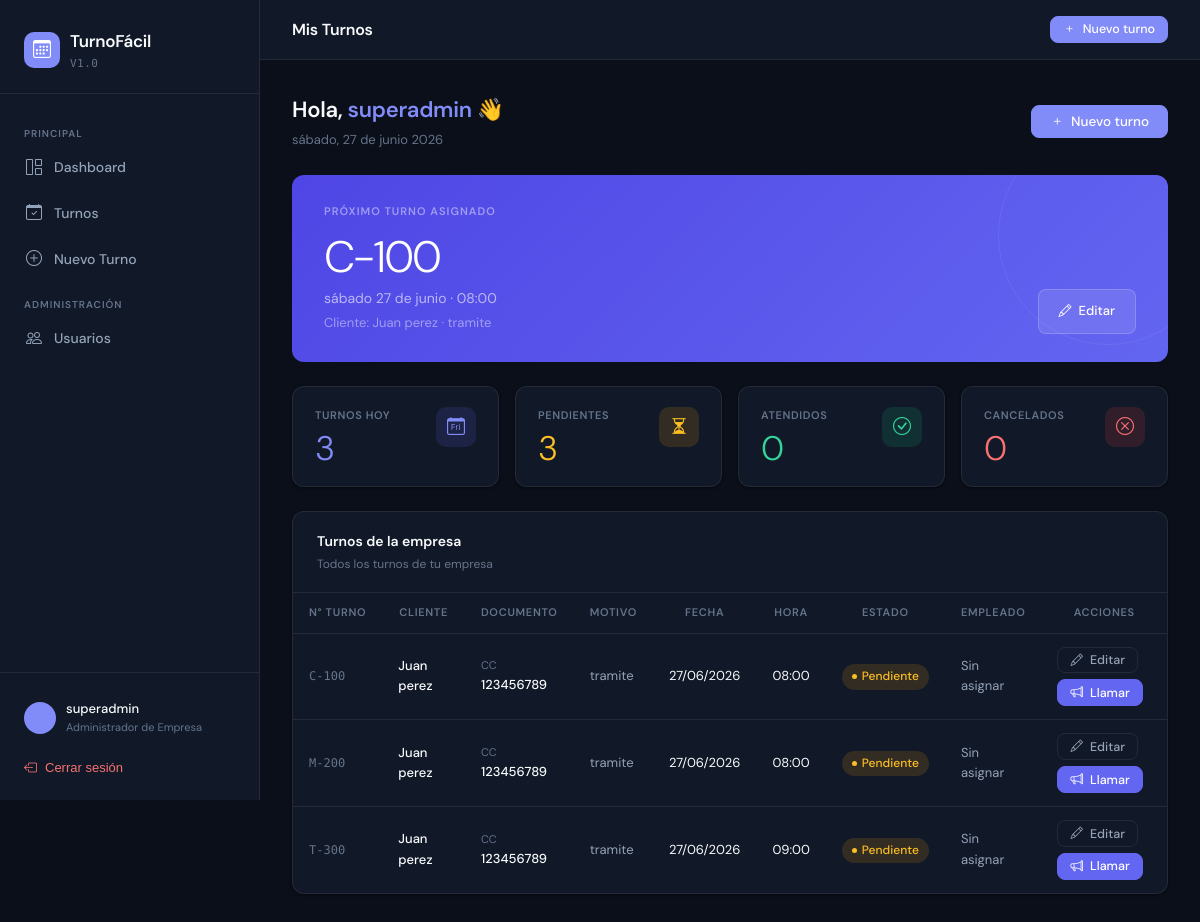
Page /empleado/ (signed in) on the committed database.
### core/models.py (models this page shows, shortened)
class Usuario(AbstractUser):
    ROL_CHOICES = [
        ('admin',    'Administrador de Empresa'),
        ('empleado', 'Empleado'),
        ('cliente',  'Cliente'),
    ]
    email = models.EmailField(unique=True)
    rol = models.CharField(max_length=20, choices=ROL_CHOICES, default='cliente')
    company = models.ForeignKey(
        Company,
        on_delete=models.CASCADE,
        null=True,
        blank=True,
        related_name='usuarios',
        verbose_name="Empresa"
    )
    tipo_documento = models.CharField(max_length=20, blank=True, null=True)
    numero_documento = models.CharField(max_length=30, blank=True, null=True)
    class Meta:
        verbose_name = 'Usuario'
        verbose_name_plural = 'Usuarios'
        indexes = [
            models.Index(fields=['company', 'id']),
        ]

class Turno(models.Model):
    ESTADO_CHOICES = [
        ('Pendiente', 'Pendiente'),
        ('Atendido',  'Atendido'),
        ('Cancelado', 'Cancelado'),
    ]
    numero_turno = models.CharField(max_length=20, unique=True, blank=True)
    company = models.ForeignKey(
        Company,
        on_delete=models.CASCADE,
        related_name='turnos',
        verbose_name="Empresa"
    )
    cliente = models.ForeignKey(
        Usuario,
        on_delete=models.CASCADE,
        related_name='turnos_como_cliente'
    )
    empleado = models.ForeignKey(
        Usuario,
        on_delete=models.SET_NULL,
        null=True,
        blank=True,
        related_name='turnos_como_empleado'
    )
    tipo_documento = models.CharField(max_length=20)
    numero_documento = models.CharField(max_length=30)
    motivo = models.CharField(max_length=200)
    fecha = models.DateField()
    hora = models.CharField(max_length=5)
    estado = models.CharField(max_length=20, choices=ESTADO_CHOICES, default='Pendiente')
    llamado = models.BooleanField(default=False)
    llamado_en = models.DateTimeField(null=True, blank=True)
    creado_en = models.DateTimeField(auto_now_add=True)
    actualizado_en = models.DateTimeField(auto_now=True)
    class Meta:
        verbose_name = 'Turno'
        verbose_name_plural = 'Turnos'
        indexes = [
            models.Index(fields=['company', 'fecha']),
        ]

### core/views.py (the view)
# urls.py: path('empleado/', views.empleado_panel, name='empleado_panel'),
@login_requerido
@solo_empleado
def empleado_panel(request):
    user  = request.user
    turnos = secure_tenant_filter(user, Turno).select_related('cliente', 'empleado').order_by('fecha', 'hora')
    pendientes    = turnos.filter(estado='Pendiente').count()
    atendidos     = turnos.filter(estado='Atendido').count()
    cancelados    = turnos.filter(estado='Cancelado').count()
    hoy_local     = timezone.localtime(timezone.now()).date()
    turnos_hoy    = turnos.filter(fecha=hoy_local).count()
    proximo_turno = turnos.filter(
        estado='Pendiente',
        fecha__gte=hoy_local
    ).order_by('fecha', 'hora').first()
    return render(request, 'empleado/panel.html', {
        'turnos':        turnos,
        'pendientes':    pendientes,
        'atendidos':     atendidos,
        'cancelados':    cancelados,
        'turnos_hoy':    turnos_hoy,
        'proximo_turno': proximo_turno,
    })

### core/context_processors.py (called while the page is built)
def now_processor(request):
    return {'now': timezone.localtime(timezone.now())}

### core/views.py (called while the page is built, shortened)
def secure_tenant_filter(user, queryset_or_model):
    if user.is_superuser:
        if isinstance(queryset_or_model, type):
            return queryset_or_model.objects.all()
        return queryset_or_model

### templates/empleado/panel.html (shortened to what this page needs)
{% extends 'base.html' %}
{% block page_title %}Mis Turnos{% endblock %}
{% block content %}
<div style="display:flex;align-items:center;justify-content:space-between;flex-wrap:wrap;gap:12px;margin-bottom:24px;">
    <div>
        <div style="font-size:22px;font-weight:600;letter-spacing:-.3px;">
            Hola, <span style="color:var(--accent);">{{ user.first_name|default:user.username }}</span> 👋
        </div>
        <div style="font-size:13px;color:var(--text-muted);margin-top:3px;">{{ now|date:"l, d \d\e F Y" }}</div>
    </div>
    <a href="{% url 'turno_crear' %}" class="btn btn-primary"><i class="bi bi-plus"></i> Nuevo turno</a>
</div>
{% if proximo_turno %}
<div style="background:linear-gradient(135deg,#4f46e5,#6366f1);border-radius:var(--radius);padding:28px 32px;color:#fff;margin-bottom:24px;position:relative;overflow:hidden;">
    <div style="position:absolute;right:-50px;top:-50px;width:220px;height:220px;border-radius:50%;border:1px solid rgba(255,255,255,.07);pointer-events:none;"></div>
    <div style="position:relative;z-index:1;">
        <div style="font-size:11px;font-weight:600;text-transform:uppercase;letter-spacing:1px;color:rgba(255,255,255,.45);margin-bottom:14px;">Próximo turno asignado</div>
        <div style="display:flex;align-items:flex-end;justify-content:space-between;flex-wrap:wrap;gap:16px;">
            <div>
                <div style="font-size:44px;font-weight:300;letter-spacing:-2px;line-height:1;">{{ proximo_turno.numero_turno }}</div>
                <div style="font-size:14px;color:rgba(255,255,255,.6);margin-top:8px;">
                    {{ proximo_turno.fecha|date:"l d \d\e F" }} · {{ proximo_turno.hora }}
                </div>
                <div style="font-size:13px;color:rgba(255,255,255,.45);margin-top:4px;">
                    Cliente: {{ proximo_turno.cliente.get_full_name }}
                    {% if proximo_turno.motivo %} · {{ proximo_turno.motivo }}{% endif %}
                </div>
            </div>
            <a href="{% url 'turno_editar' proximo_turno.pk %}" style="display:inline-flex;align-items:center;gap:7px;padding:11px 20px;background:rgba(255,255,255,.1);color:#fff;border-radius:var(--radius-sm);font-size:13px;font-weight:500;text-decoration:none;border:1px solid rgba(255,255,255,.18);">
                <i class="bi bi-pencil"></i> Editar
            </a>
        </div>
    </div>
</div>
{% endif %}
<div class="grid-4" style="margin-bottom:24px;">
    <div class="stat-card">
        <div><div class="stat-label">Turnos hoy</div><div class="stat-value" style="color:var(--accent);">{{ turnos_hoy }}</div></div>
        <div class="stat-icon" style="background:var(--accent-light);color:var(--accent);"><i class="bi bi-calendar-day"></i></div>
    </div>
    <div class="stat-card">
        <div><div class="stat-label">Pendientes</div><div class="stat-value" style="color:var(--warning);">{{ pendientes }}</div></div>
        <div class="stat-icon" style="background:var(--warning-light);color:var(--warning);"><i class="bi bi-hourglass-split"></i></div>
    </div>
    <div class="stat-card">
        <div><div class="stat-label">Atendidos</div><div class="stat-value" style="color:var(--success);">{{ atendidos }}</div></div>
        <div class="stat-icon" style="background:var(--success-light);color:var(--success);"><i class="bi bi-check-circle"></i></div>
    </div>
    <div class="stat-card">
        <div><div class="stat-label">Cancelados</div><div class="stat-value" style="color:var(--danger);">{{ cancelados }}</div></div>
        <div class="stat-icon" style="background:var(--danger-light);color:var(--danger);"><i class="bi bi-x-circle"></i></div>
    </div>
</div>
<div class="card">
    <div style="padding:18px 24px;border-bottom:1px solid var(--border);">
        <div style="font-size:14px;font-weight:600;">Turnos de la empresa</div>
        <div style="font-size:12px;color:var(--text-muted);margin-top:2px;">Todos los turnos de tu empresa</div>
    </div>
    <div class="table-wrap">
        <table>
            <thead>
                <tr><th>N° Turno</th><th>Cliente</th><th>Documento</th><th>Motivo</th><th>Fecha</th><th>Hora</th><th>Estado</th><th>Empleado</th><th>Acciones</th></tr>
            </thead>
            <tbody>
                {% for turno in turnos %}
                <tr>
                    <td style="font-family:'DM Mono',monospace;font-size:12px;color:var(--text-muted);">{{ turno.numero_turno }}</td>
                    <td style="font-weight:500;font-size:13px;">{{ turno.cliente.get_full_name }}</td>
                    <td>
                        <div style="font-size:11px;color:var(--text-muted);">{{ turno.tipo_documento }}</div>
                        <div style="font-size:13px;font-weight:500;">{{ turno.numero_documento }}</div>
                    </td>
                    <td style="font-size:13px;color:var(--text-secondary);">{{ turno.motivo|default:"—" }}</td>
                    <td style="font-size:13px;">{{ turno.fecha|date:"d/m/Y" }}</td>
                    <td style="font-size:13px;">{{ turno.hora }}</td>
                    <td><span class="badge badge-{% if turno.estado == 'Pendiente' %}warning{% elif turno.estado == 'Atendido' %}success{% else %}danger{% endif %}">{{ turno.estado }}</span></td>
                    <td style="font-size:13px;color:var(--text-secondary);">{{ turno.empleado.get_full_name|default:"Sin asignar" }}</td>
                    <td>
                        <div style="display:flex;gap:6px;flex-wrap:wrap;">
                            <a href="{% url 'turno_editar' turno.pk %}" class="btn btn-secondary btn-sm"><i class="bi bi-pencil"></i> Editar</a>
                            {% if turno.estado == 'Pendiente' %}
                            <button data-pk="{{ turno.pk }}" data-numero="{{ turno.numero_turno }}"
                                onclick="llamarTurno(this.dataset.pk, this.dataset.numero)"
                                class="btn btn-sm" style="background:#6366f1;color:#fff;border-color:#6366f1;">
                                <i class="bi bi-megaphone"></i> Llamar
                            </button>
                            {% endif %}
                        </div>
                    </td>
                </tr>
                {% empty %}
                <tr><td colspan="8" style="text-align:center;padding:48px;color:var(--text-muted);">No tienes turnos asignados aún.</td></tr>
                {% endfor %}
            </tbody>
        </table>
    </div>
</div>
{% endblock %}

### templates/base.html (shortened to what this page needs)
<!DOCTYPE html>
<html lang="es">
<head>
    <link rel="stylesheet" href="https://cdn.jsdelivr.net/npm/bootstrap-icons@1.11.3/font/bootstrap-icons.min.css">
</head>
<body>
<aside class="sidebar" id="sidebar">
    <div class="sidebar-logo">
        <a href="{% if user.is_superuser or user.rol == 'admin' %}{% url 'dashboard' %}{% elif user.rol == 'empleado' %}{% url 'empleado_panel' %}{% else %}{% url 'cliente_panel' %}{% endif %}" class="brand">
            <div class="brand-icon"><i class="bi bi-calendar3"></i></div>
            <div>
                <div class="brand-name">TurnoFácil</div>
                <div class="brand-sub">v1.0</div>
            </div>
        </a>
    </div>
    <nav class="sidebar-nav">
        <div class="nav-section-label">Principal</div>
        {% if user.rol == 'admin' %}
        <a href="{% url 'dashboard' %}" class="nav-item {% if request.resolver_match.url_name == 'dashboard' %}active{% endif %}">
            <i class="bi bi-grid-1x2"></i> Dashboard
        </a>
        <a href="{% url 'turnos_lista' %}" class="nav-item {% if 'turno' in request.resolver_match.url_name %}active{% endif %}">
            <i class="bi bi-calendar-check"></i> Turnos
        </a>
        <a href="{% url 'turno_crear' %}" class="nav-item {% if request.resolver_match.url_name == 'turno_crear' %}active{% endif %}">
            <i class="bi bi-plus-circle"></i> Nuevo Turno
        </a>
        <div class="nav-section-label">Administración</div>
        <a href="{% url 'usuarios_lista' %}" class="nav-item {% if 'usuario' in request.resolver_match.url_name %}active{% endif %}">
            <i class="bi bi-people"></i> Usuarios
        </a>
        {% endif %}
    </nav>
    <div class="sidebar-footer">
        <a href="{% url 'editar_perfil' %}" class="user-card">
            <div class="user-avatar">{{ user.first_name|first|upper }}{{ user.last_name|first|upper }}</div>
            <div>
                <div class="user-name">{{ user.get_full_name|default:user.username }}</div>
                <div class="user-role">{{ user.get_rol_display }}</div>
            </div>
        </a>
        <form method="POST" action="{% url 'logout' %}">
            <button type="submit" class="logout-btn">
                <i class="bi bi-box-arrow-left"></i> Cerrar sesión
            </button>
        </form>
    </div>
</aside>
<div class="main-wrap">
    <header class="topbar">
        <div style="display:flex;align-items:center;gap:12px;">
            <span class="topbar-title">{% block page_title %}Dashboard{% endblock %}</span>
        </div>
        <div>
            <a href="{% url 'turno_crear' %}" class="btn btn-primary btn-sm">
                <i class="bi bi-plus"></i> Nuevo turno
            </a>
        </div>
    </header>
    <main class="page-content">
        {% block content %}{% endblock %}
    </main>
</div>
</body>
</html>

### rows in the picture
Usuario: get_full_name "superadmin", rol "Administrador de Empresa", first_name "superadmin"
Turno: numero_turno "C-100", fecha "sábado 27 de junio", hora "08:00", cliente.get_full_name "Juan perez", motivo "tramite", tipo_documento "CC", numero_documento "123456789", fecha "27/06/2026", estado "Pendiente", empleado.get_full_name "Sin asignar"
Turno: numero_turno "M-200", cliente.get_full_name "Juan perez", tipo_documento "CC", numero_documento "123456789", motivo "tramite", fecha "27/06/2026", hora "08:00", estado "Pendiente", empleado.get_full_name "Sin asignar"
Turno: numero_turno "T-300", cliente.get_full_name "Juan perez", tipo_documento "CC", numero_documento "123456789", motivo "tramite", fecha "27/06/2026", hora "09:00", estado "Pendiente", empleado.get_full_name "Sin asignar"

### other values in the picture
{{ now|date:"l, d \d\e F Y" }} "sábado, 27 de junio 2026"
{{ turnos_hoy }} "3"
{{ pendientes }} "3"
{{ atendidos }} "0"
{{ cancelados }} "0"
